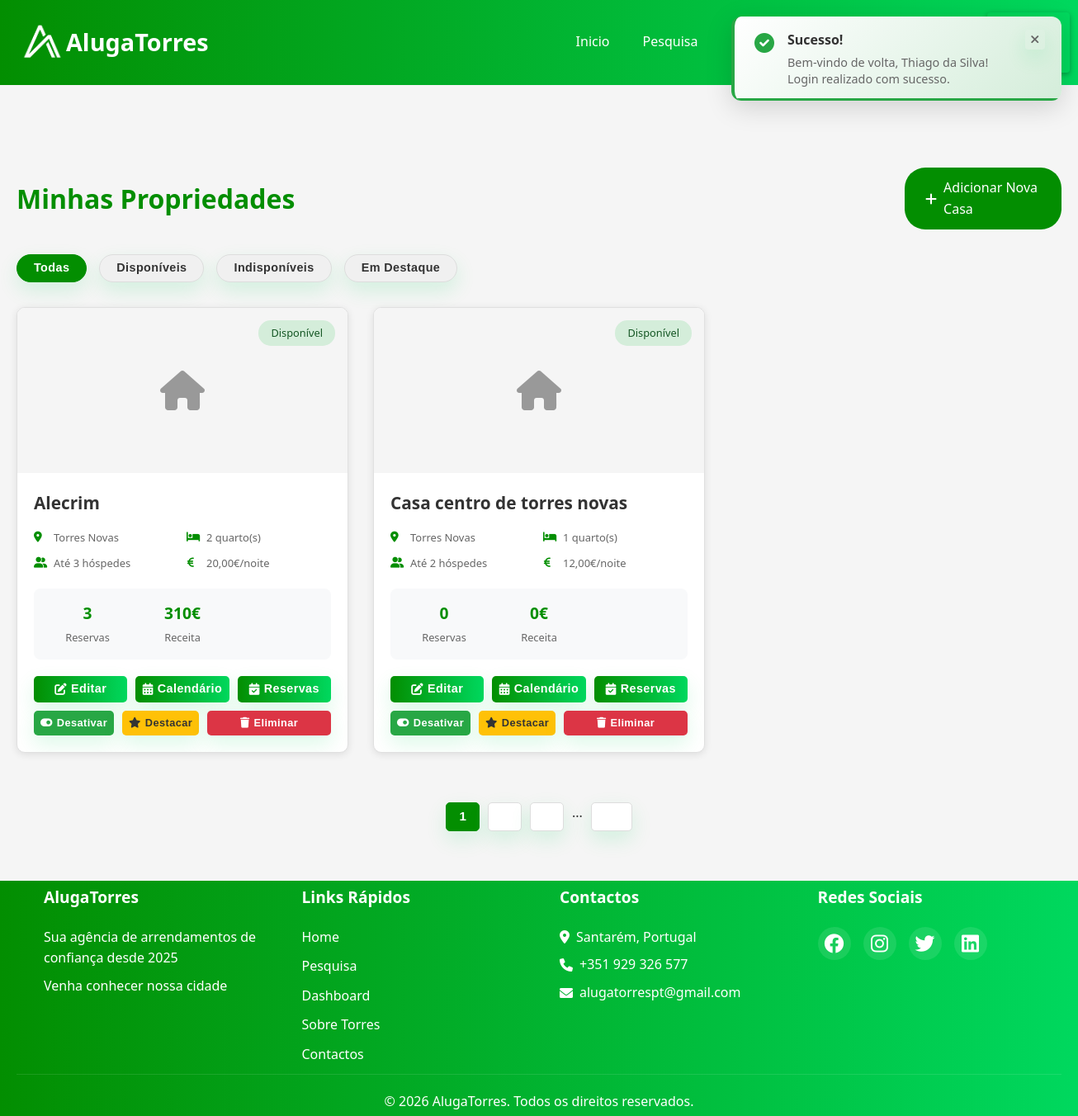
/proprietario/minhas_casas.php?refreshed=1 (signed in), run on the app's committed database.
### tables this page shows
CREATE TABLE `casas` (
  `id` int(11) NOT NULL,
  `proprietario_id` int(11) NOT NULL,
  `titulo` varchar(200) NOT NULL,
  `descricao` text DEFAULT NULL,
  `morada` text NOT NULL,
  `codigo_postal` varchar(20) DEFAULT NULL,
  `cidade` varchar(100) DEFAULT 'Torres Novas',
  `freguesia` varchar(100) DEFAULT NULL,
  `latitude` decimal(10,8) DEFAULT NULL,
  `longitude` decimal(11,8) DEFAULT NULL,
  `tipo_propriedade` enum('casa','apartamento','vivenda','quinta','outro') DEFAULT 'casa',
  `quartos` tinyint(4) DEFAULT 1,
  `camas` tinyint(4) DEFAULT 1,
  `banheiros` tinyint(4) DEFAULT 1,
  `area` int(11) DEFAULT NULL,
  `capacidade` int(11) DEFAULT 2,
  `preco_noite` decimal(10,2) NOT NULL,
  `preco_limpeza` decimal(10,2) DEFAULT 0.00,
  `taxa_seguranca` decimal(10,2) DEFAULT 0.00,
  `minimo_noites` tinyint(4) DEFAULT 1,
  `maximo_noites` smallint(6) DEFAULT 30,
  `hora_checkin` time DEFAULT '15:00:00',
  `hora_checkout` time DEFAULT '11:00:00',
  `comodidades` text DEFAULT NULL,
  `regras` text DEFAULT NULL,
  `destaque` tinyint(1) DEFAULT 0,
  `disponivel` tinyint(1) DEFAULT 1,
  `data_criacao` datetime DEFAULT current_timestamp(),
  `data_atualizacao` datetime DEFAULT current_timestamp() ON UPDATE current_timestamp(),
  `fotos` longtext DEFAULT NULL COMMENT 'Array JSON com caminhos das fotos da propriedade (máx. 7)' CHECK (json_valid(`fotos`)),
  `aprovado` tinyint(1) DEFAULT 0 COMMENT '0=Pendente, 1=Aprovada, 2=Rejeitada',
  `motivo_rejeicao` text DEFAULT NULL
);

### proprietario/minhas_casas.php (the view, shortened to what this page needs)
<?php
require_once '../backend/db.php';
$user_id = $_SESSION['user_id'];
$query = $conn->prepare("
    SELECT c.*,
           COUNT(r.id) as total_reservas,
           SUM(CASE WHEN r.status NOT IN ('cancelada', 'rejeitada') THEN r.total ELSE 0 END) as receita_total
    FROM casas c
    LEFT JOIN reservas r ON c.id = r.casa_id
    WHERE c.proprietario_id = ?
    GROUP BY c.id
    ORDER BY c.data_criacao DESC
");
$query->bind_param("i", $user_id);
$query->execute();
$result = $query->get_result();
?>
<!DOCTYPE html>
<html lang="pt-pt">
<head>
    <link rel="stylesheet" href="https://cdnjs.cloudflare.com/ajax/libs/font-awesome/6.0.0/css/all.min.css">
    <link rel="stylesheet" href="../style/style.css">
</head>
<body>
    <?php include '../header.php'; ?>
    <div class="casas-container">
        <div class="casas-header">
            <h1 class="casas-title">Minhas Propriedades</h1>
            <a href="adicionar_casa.php" class="btn-nova-casa">
                <i class="fas fa-plus"></i> Adicionar Nova Casa
            </a>
        </div>
        <div class="filtros">
            <button class="filtro-btn active" data-filtro="todas">Todas</button>
            <button class="filtro-btn" data-filtro="disponiveis">Disponíveis</button>
            <button class="filtro-btn" data-filtro="indisponiveis">Indisponíveis</button>
            <button class="filtro-btn" data-filtro="destaque">Em Destaque</button>
        </div>
        <?php if ($result->num_rows > 0): ?>
            <div class="casas-grid" id="casasGrid">
                <?php while ($casa = $result->fetch_assoc()):
                    $fotos = $casa['fotos'] ? json_decode($casa['fotos'], true) : [];
                ?>
                    <div class="casa-card"
                        data-disponivel="<?php echo $casa['disponivel'] ? 'sim' : 'nao'; ?>"
                        data-destaque="<?php echo $casa['destaque'] ? 'sim' : 'nao'; ?>">
                        <div class="casa-status status-<?php echo $casa['disponivel'] ? 'disponivel' : 'indisponivel'; ?>">
                            <?php echo $casa['disponivel'] ? 'Disponível' : 'Indisponível'; ?>
                        </div>
                        <div class="casa-imagem">
                            <?php if (!empty($fotos) && is_array($fotos)): ?>
                                <img src="<?php echo htmlspecialchars($fotos[0]); ?>"
                                    alt="<?php echo htmlspecialchars($casa['titulo']); ?>"
                                    style="width: 100%; height: 100%; object-fit: cover;">
                            <?php else: ?>
                                <i class="fas fa-home fa-3x"></i>
                            <?php endif; ?>
                        </div>
                        <div class="casa-conteudo">
                            <div class="casa-header">
                                <h3 class="casa-titulo"><?php echo htmlspecialchars($casa['titulo']); ?></h3>
                            </div>
                            <div class="casa-info">
                                <div class="info-item">
                                    <i class="fas fa-map-marker-alt"></i>
                                    <span><?php echo htmlspecialchars($casa['cidade']); ?></span>
                                </div>
                                <div class="info-item">
                                    <i class="fas fa-bed"></i>
                                    <span><?php echo $casa['quartos']; ?> quarto(s)</span>
                                </div>
                                <div class="info-item">
                                    <i class="fas fa-user-friends"></i>
                                    <span>Até <?php echo $casa['capacidade']; ?> hóspedes</span>
                                </div>
                                <div class="info-item">
                                    <i class="fas fa-euro-sign"></i>
                                    <span><?php echo number_format($casa['preco_noite'], 2, ',', ' '); ?>€/noite</span>
                                </div>
                            </div>
                            <div class="casa-metricas">
                                <div class="metrica">
                                    <span class="metrica-valor"><?php echo $casa['total_reservas']; ?></span>
                                    <span class="metrica-label">Reservas</span>
                                </div>
                                <div class="metrica">
                                    <span class="metrica-valor"><?php echo number_format($casa['receita_total'] ?? 0, 0, ',', ' '); ?>€</span>
                                    <span class="metrica-label">Receita</span>
                                </div>
                            </div>
                            <div class="casa-acoes">
                                <button class="acao-btn btn-editar" onclick="window.location.href='editar_casa.php?id=<?php echo $casa['id']; ?>'">
                                    <i class="fas fa-edit"></i> Editar
                                </button>
                                <button class="acao-btn btn-calendario" onclick="window.location.href='../calendario.php?casa_id=<?php echo $casa['id']; ?>'">
                                    <i class="fas fa-calendar-alt"></i> Calendário
                                </button>
                                <button class="acao-btn btn-reservas" onclick="window.location.href='../arrendatario/reservas.php?casa_id=<?php echo $casa['id']; ?>'">
                                    <i class="fas fa-calendar-check"></i> Reservas
                                </button>
                            </div>
                            <div class="casa-acoes-extras">
                                <form method="POST" style="display: inline;">
                                    <button type="submit" class="btn-toggle btn-disponibilidade">
                                        <i class="fas fa-toggle-<?php echo $casa['disponivel'] ? 'on' : 'off'; ?>"></i>
                                        <?php echo $casa['disponivel'] ? 'Desativar' : 'Ativar'; ?>
                                    </button>
                                </form>
                                <form method="POST" style="display: inline;">
                                    <button type="submit" class="btn-toggle btn-destaque">
                                        <i class="fas fa-star"></i>
                                        <?php echo $casa['destaque'] ? 'Remover Destaque' : 'Destacar'; ?>
                                    </button>
                                </form>
                                <button type="button" class="btn-toggle btn-eliminar" onclick="showDeleteModal(<?php echo $casa['id']; ?>, '<?php echo htmlspecialchars(addslashes($casa['titulo'])); ?>')">
                                    <i class="fas fa-trash"></i> Eliminar
                                </button>
                            </div>
                        </div>
                    </div>
                <?php endwhile; ?>
            </div>
            <div class="pagination">
                <button class="page-btn active">1</button>
                <button class="page-btn">2</button>
                <button class="page-btn">3</button>
                <span>...</span>
                <button class="page-btn">10</button>
            </div>
        <?php endif; ?>
    </div>
    <?php include '../footer.php'; ?>
</body>
</html>

### data on the page
casas: disponivel "Disponível", titulo "Alecrim", cidade "Torres Novas", quartos "2", capacidade "3", preco_noite "20,00", total_reservas "3", receita_total "310", destaque "Destacar"
casas: disponivel "Disponível", titulo "Casa centro de torres novas", cidade "Torres Novas", quartos "1", capacidade "2", preco_noite "12,00", total_reservas "0", receita_total "0", destaque "Destacar"

### other printed values
$_SESSION['user'] "Thiago da Silva"
